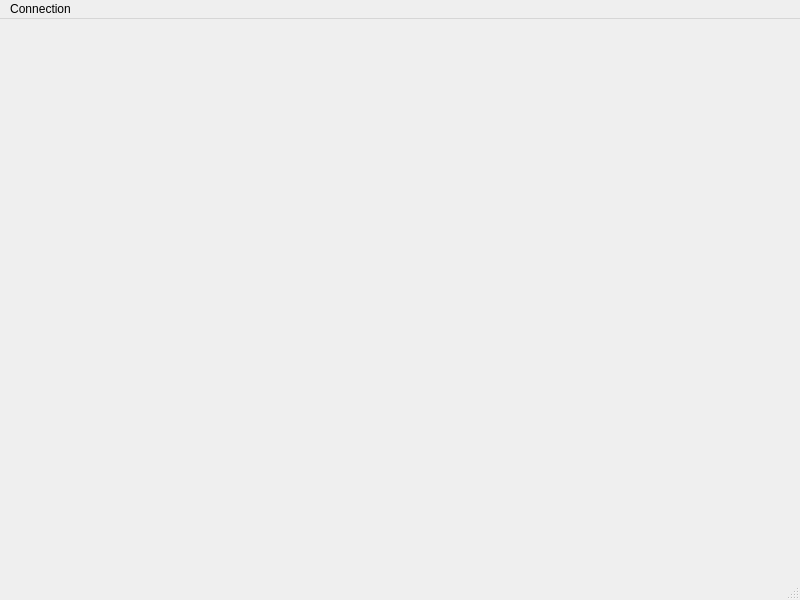
<?xml version="1.0" encoding="UTF-8"?>
<ui version="4.0">
 <class>MainWindow</class>
 <widget class="QMainWindow" name="MainWindow">
  <property name="geometry">
   <rect>
    <x>0</x>
    <y>0</y>
    <width>800</width>
    <height>600</height>
   </rect>
  </property>
  <property name="windowTitle">
   <string>MainWindow</string>
  </property>
  <widget class="QWidget" name="centralwidget"/>
  <widget class="QMenuBar" name="menubar">
   <property name="geometry">
    <rect>
     <x>0</x>
     <y>0</y>
     <width>800</width>
     <height>25</height>
    </rect>
   </property>
   <widget class="QMenu" name="menuConnection">
    <property name="title">
     <string>Connection</string>
    </property>
    <widget class="QMenu" name="menuBluetooth">
     <property name="title">
      <string>Bluetooth</string>
     </property>
     <addaction name="actionConnect"/>
     <addaction name="actionDisconnect"/>
     <addaction name="actionReconnect"/>
    </widget>
    <addaction name="menuBluetooth"/>
   </widget>
   <addaction name="menuConnection"/>
  </widget>
  <widget class="QStatusBar" name="statusbar"/>
  <action name="actionConnect">
   <property name="text">
    <string>Connect</string>
   </property>
  </action>
  <action name="actionDisconnect">
   <property name="text">
    <string>Disconnect</string>
   </property>
  </action>
  <action name="actionReconnect">
   <property name="text">
    <string>Reconnect</string>
   </property>
  </action>
 </widget>
 <resources/>
 <connections/>
</ui>
